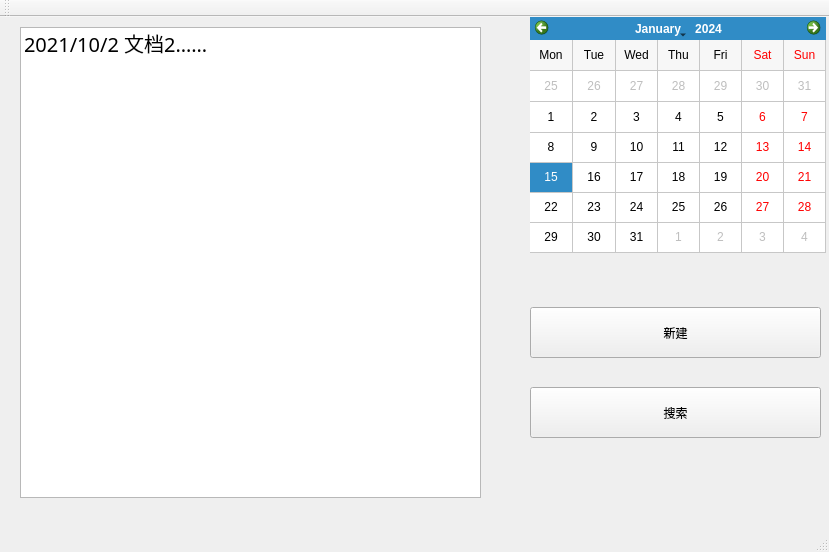
<?xml version="1.0" encoding="UTF-8"?>
<ui version="4.0">
 <class>MainWindow</class>
 <widget class="QMainWindow" name="MainWindow">
  <property name="geometry">
   <rect>
    <x>0</x>
    <y>0</y>
    <width>829</width>
    <height>552</height>
   </rect>
  </property>
  <property name="windowTitle">
   <string>MainWindow</string>
  </property>
  <widget class="QWidget" name="centralWidget">
   <widget class="QCalendarWidget" name="calendarWidget">
    <property name="geometry">
     <rect>
      <x>530</x>
      <y>0</y>
      <width>296</width>
      <height>236</height>
     </rect>
    </property>
    <property name="gridVisible">
     <bool>true</bool>
    </property>
    <property name="selectionMode">
     <enum>QCalendarWidget::SingleSelection</enum>
    </property>
    <property name="horizontalHeaderFormat">
     <enum>QCalendarWidget::ShortDayNames</enum>
    </property>
    <property name="verticalHeaderFormat">
     <enum>QCalendarWidget::NoVerticalHeader</enum>
    </property>
    <property name="navigationBarVisible">
     <bool>true</bool>
    </property>
    <property name="dateEditEnabled">
     <bool>true</bool>
    </property>
   </widget>
   <widget class="QPushButton" name="pushButton">
    <property name="geometry">
     <rect>
      <x>530</x>
      <y>290</y>
      <width>291</width>
      <height>51</height>
     </rect>
    </property>
    <property name="text">
     <string>新建</string>
    </property>
   </widget>
   <widget class="QPushButton" name="pushButton_2">
    <property name="geometry">
     <rect>
      <x>530</x>
      <y>370</y>
      <width>291</width>
      <height>51</height>
     </rect>
    </property>
    <property name="text">
     <string>搜索</string>
    </property>
   </widget>
   <widget class="QListWidget" name="listWidget">
    <property name="geometry">
     <rect>
      <x>20</x>
      <y>10</y>
      <width>461</width>
      <height>471</height>
     </rect>
    </property>
    <item>
     <property name="text">
      <string>2021/10/2 文档2……</string>
     </property>
     <property name="font">
      <font>
       <family>宋体</family>
       <pointsize>15</pointsize>
      </font>
     </property>
    </item>
   </widget>
  </widget>
  <widget class="QMenuBar" name="menuBar">
   <property name="geometry">
    <rect>
     <x>0</x>
     <y>0</y>
     <width>829</width>
     <height>26</height>
    </rect>
   </property>
  </widget>
  <widget class="QToolBar" name="mainToolBar">
   <attribute name="toolBarArea">
    <enum>TopToolBarArea</enum>
   </attribute>
   <attribute name="toolBarBreak">
    <bool>false</bool>
   </attribute>
  </widget>
  <widget class="QStatusBar" name="statusBar"/>
 </widget>
 <layoutdefault spacing="6" margin="11"/>
 <resources/>
 <connections/>
</ui>
